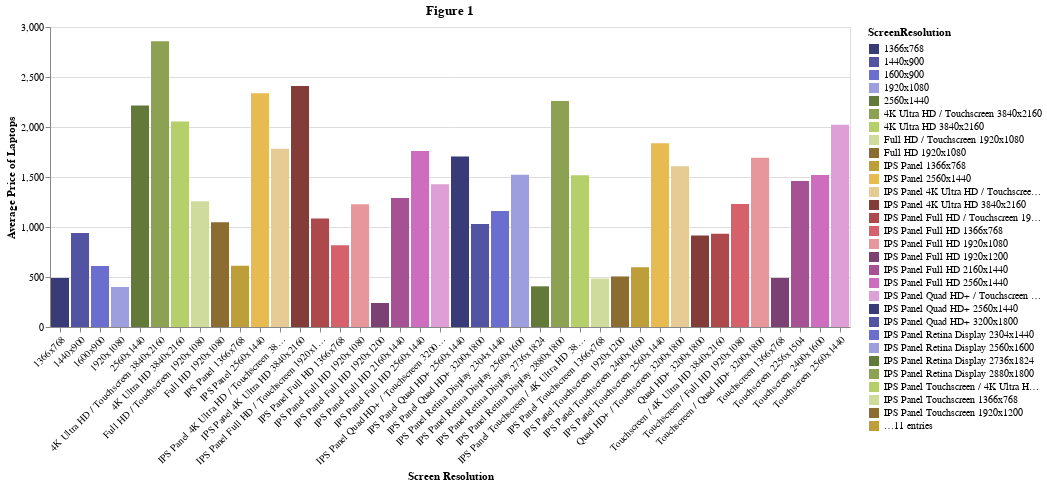

The notebook cell this image was saved under:
### Markdown cell above
We will now perform some visualizations to form an understanding of how the distribution of different variables (specifications of the laptop) compares to the price of each observation (laptop)

### Code cell
laptop_resolution_avg_price = (
    laptop_data.groupby(["ScreenResolution"])
        .mean(["Price_CAD"])
        .reset_index()
        .rename(columns = {"Price_CAD" : "Average Price"})
)

laptop_resolution_plot = alt.Chart(laptop_resolution_avg_price, title = 'Figure 1').mark_bar().encode(
    x=alt.X("ScreenResolution")
        .title("Screen Resolution"),
    y=alt.Y("Average Price")
        .title("Average Price of Laptops"),
    color=alt.Color("ScreenResolution")
            .scale(scheme="category20b")
).configure_axisX(labelAngle=-45)
laptop_resolution_plot

### Figure 1 — Vega-Lite specification as saved in the notebook (floating-point values rounded to 4 significant figures)
{"config": {"view": {"continuousWidth": 300, "continuousHeight": 300}, "axisX": {"labelAngle": -45}}, "data": {"name": "data-a0eddd06ce803b7520f27a4dae785506"}, "mark": {"type": "bar"}, "encoding": {"color": {"field": "ScreenResolution", "scale": {"scheme": "category20b"}, "type": "nominal"}, "x": {"field": "ScreenResolution", "title": "Screen Resolution", "type": "nominal"}, "y": {"field": "Average Price", "title": "Average Price of Laptops", "type": "quantitative"}}, "title": "Figure 1", "$schema": "https://vega.github.io/schema/vega-lite/v5.16.3.json", "datasets": {"data-a0eddd06ce803b7520f27a4dae785506": [{"ScreenResolution": "1366x768", "ScreenSize_Inches": 15.04, "Memory_GB": 4.708, "Storage": 217.9, "Weight_Kg": 2.025, "Average Price": 490.5}, {"ScreenResolution": "1440x900", "ScreenSize_Inches": 13.3, "Memory_GB": 8.0, "Storage": 192.0, "Weight_Kg": 1.345, "Average Price": 940.8}, {"ScreenResolution": "1600x900", "ScreenSize_Inches": 17.29, "Memory_GB": 6.435, "Storage": 88.65, "Weight_Kg": 2.922, "Average Price": 610.7}, {"ScreenResolution": "1920x1080", "ScreenSize_Inches": 15.07, "Memory_GB": 6.0, "Storage": 53.67, "Weight_Kg": 1.753, "Average Price": 399.7}, {"ScreenResolution": "2560x1440", "ScreenSize_Inches": 18.43, "Memory_GB": 16.0, "Storage": 426.7, "Weight_Kg": 2.407, "Average Price": 2216.0}, {"ScreenResolution": "4K Ultra HD / Touchscreen 3840x2160", "ScreenSize_Inches": 15.63, "Memory_GB": 18.67, "Storage": 254.6, "Weight_Kg": 2.266, "Average Price": 2857.0}, {"ScreenResolution": "4K Ultra HD 3840x2160", "ScreenSize_Inches": 15.84, "Memory_GB": 17.14, "Storage": 274.4, "Weight_Kg": 2.844, "Average Price": 2056.0}, {"ScreenResolution": "Full HD / Touchscreen 1920x1080", "ScreenSize_Inches": 14.02, "Memory_GB": 10.36, "Storage": 282.9, "Weight_Kg": 1.699, "Average Price": 1258.0}, {"ScreenResolution": "Full HD 1920x1080", "ScreenSize_Inches": 15.49, "Memory_GB": 8.715, "Storage": 217.1, "Weight_Kg": 2.158, "Average Price": 1047.0}, {"ScreenResolution": "IPS Panel 1366x768", "ScreenSize_Inches": 12.99, "Memory_GB": 5.714, "Storage": 143.0, "Weight_Kg": 1.581, "Average Price": 613.3}, {"ScreenResolution": "IPS Panel 2560x1440", "ScreenSize_Inches": 17.32, "Memory_GB": 14.0, "Storage": 256.2, "Weight_Kg": 1.945, "Average Price": 2338.0}, {"ScreenResolution": "IPS Panel 4K Ultra HD / Touchscreen 3840x2160", "ScreenSize_Inches": 13.47, "Memory_GB": 12.36, "Storage": 337.6, "Weight_Kg": 1.324, "Average Price": 1783.0}, {"ScreenResolution": "IPS Panel 4K Ultra HD 3840x2160", "ScreenSize_Inches": 15.97, "Memory_GB": 17.67, "Storage": 352.2, "Weight_Kg": 2.778, "Average Price": 2409.0}, {"ScreenResolution": "IPS Panel Full HD / Touchscreen 1920x1080", "ScreenSize_Inches": 14.0, "Memory_GB": 8.058, "Storage": 259.8, "Weight_Kg": 1.638, "Average Price": 1084.0}, {"ScreenResolution": "IPS Panel Full HD 1366x768", "ScreenSize_Inches": 15.6, "Memory_GB": 8.0, "Storage": 1.0, "Weight_Kg": 2.1, "Average Price": 817.0}, {"ScreenResolution": "IPS Panel Full HD 1920x1080", "ScreenSize_Inches": 15.35, "Memory_GB": 10.43, "Storage": 225.1, "Weight_Kg": 2.351, "Average Price": 1228.0}, {"ScreenResolution": "IPS Panel Full HD 1920x1200", "ScreenSize_Inches": 14.0, "Memory_GB": 4.0, "Storage": 32.0, "Weight_Kg": 1.4, "Average Price": 240.0}, {"ScreenResolution": "IPS Panel Full HD 2160x1440", "ScreenSize_Inches": 13.0, "Memory_GB": 8.0, "Storage": 384.0, "Weight_Kg": 1.05, "Average Price": 1290.0}, {"ScreenResolution": "IPS Panel Full HD 2560x1440", "ScreenSize_Inches": 14.0, "Memory_GB": 8.0, "Storage": 512.0, "Weight_Kg": 1.7, "Average Price": 1760.0}, {"ScreenResolution": "IPS Panel Quad HD+ / Touchscreen 3200x1800", "ScreenSize_Inches": 13.3, "Memory_GB": 14.67, "Storage": 384.2, "Weight_Kg": 1.277, "Average Price": 1428.0}, {"ScreenResolution": "IPS Panel Quad HD+ 2560x1440", "ScreenSize_Inches": 14.0, "Memory_GB": 30.67, "Storage": 426.7, "Weight_Kg": 1.223, "Average Price": 1704.0}, {"ScreenResolution": "IPS Panel Quad HD+ 3200x1800", "ScreenSize_Inches": 13.3, "Memory_GB": 8.0, "Storage": 256.0, "Weight_Kg": 1.27, "Average Price": 1030.0}, {"ScreenResolution": "IPS Panel Retina Display 2304x1440", "ScreenSize_Inches": 12.0, "Memory_GB": 8.0, "Storage": 384.0, "Weight_Kg": 0.92, "Average Price": 1159.0}, {"ScreenResolution": "IPS Panel Retina Display 2560x1600", "ScreenSize_Inches": 13.3, "Memory_GB": 8.0, "Storage": 320.0, "Weight_Kg": 1.37, "Average Price": 1522.0}, {"ScreenResolution": "IPS Panel Retina Display 2736x1824", "ScreenSize_Inches": 12.3, "Memory_GB": 6.0, "Storage": 64.0, "Weight_Kg": 1.4, "Average Price": 406.7}, {"ScreenResolution": "IPS Panel Retina Display 2880x1800", "ScreenSize_Inches": 15.4, "Memory_GB": 16.0, "Storage": 384.0, "Weight_Kg": 1.883, "Average Price": 2259.0}, {"ScreenResolution": "IPS Panel Touchscreen / 4K Ultra HD 3840x2160", "ScreenSize_Inches": 15.6, "Memory_GB": 12.0, "Storage": 192.0, "Weight_Kg": 2.38, "Average Price": 1517.0}, {"ScreenResolution": "IPS Panel Touchscreen 1366x768", "ScreenSize_Inches": 12.17, "Memory_GB": 5.333, "Storage": 106.7, "Weight_Kg": 1.36, "Average Price": 484.5}, {"ScreenResolution": "IPS Panel Touchscreen 1920x1200", "ScreenSize_Inches": 10.1, "Memory_GB": 4.0, "Storage": 64.0, "Weight_Kg": 0.69, "Average Price": 505.5}, {"ScreenResolution": "IPS Panel Touchscreen 2400x1600", "ScreenSize_Inches": 12.3, "Memory_GB": 4.0, "Storage": 32.0, "Weight_Kg": 1.15, "Average Price": 596.9}, {"ScreenResolution": "IPS Panel Touchscreen 2560x1440", "ScreenSize_Inches": 13.7, "Memory_GB": 9.6, "Storage": 358.4, "Weight_Kg": 1.568, "Average Price": 1838.0}, {"ScreenResolution": "Quad HD+ / Touchscreen 3200x1800", "ScreenSize_Inches": 13.3, "Memory_GB": 10.86, "Storage": 310.9, "Weight_Kg": 1.246, "Average Price": 1607.0}, {"ScreenResolution": "Quad HD+ 3200x1800", "ScreenSize_Inches": 13.3, "Memory_GB": 6.667, "Storage": 181.3, "Weight_Kg": 1.33, "Average Price": 915.7}, {"ScreenResolution": "Touchscreen / 4K Ultra HD 3840x2160", "ScreenSize_Inches": 12.5, "Memory_GB": 8.0, "Storage": 256.0, "Weight_Kg": 1.25, "Average Price": 932.0}, {"ScreenResolution": "Touchscreen / Full HD 1920x1080", "ScreenSize_Inches": 13.3, "Memory_GB": 8.0, "Storage": 256.0, "Weight_Kg": 1.1, "Average Price": 1230.0}, {"ScreenResolution": "Touchscreen / Quad HD+ 3200x1800", "ScreenSize_Inches": 13.3, "Memory_GB": 16.0, "Storage": 512.0, "Weight_Kg": 1.2, "Average Price": 1693.0}, {"ScreenResolution": "Touchscreen 1366x768", "ScreenSize_Inches": 14.85, "Memory_GB": 5.75, "Storage": 105.0, "Weight_Kg": 1.803, "Average Price": 490.8}, {"ScreenResolution": "Touchscreen 2256x1504", "ScreenSize_Inches": 16.83, "Memory_GB": 8.0, "Storage": 256.0, "Weight_Kg": 1.251, "Average Price": 1460.0}, {"ScreenResolution": "Touchscreen 2400x1600", "ScreenSize_Inches": 12.3, "Memory_GB": 10.67, "Storage": 298.7, "Weight_Kg": 1.1, "Average Price": 1520.0}, {"ScreenResolution": "Touchscreen 2560x1440", "ScreenSize_Inches": 13.77, "Memory_GB": 10.67, "Storage": 384.0, "Weight_Kg": 1.443, "Average Price": 2023.0}]}}
